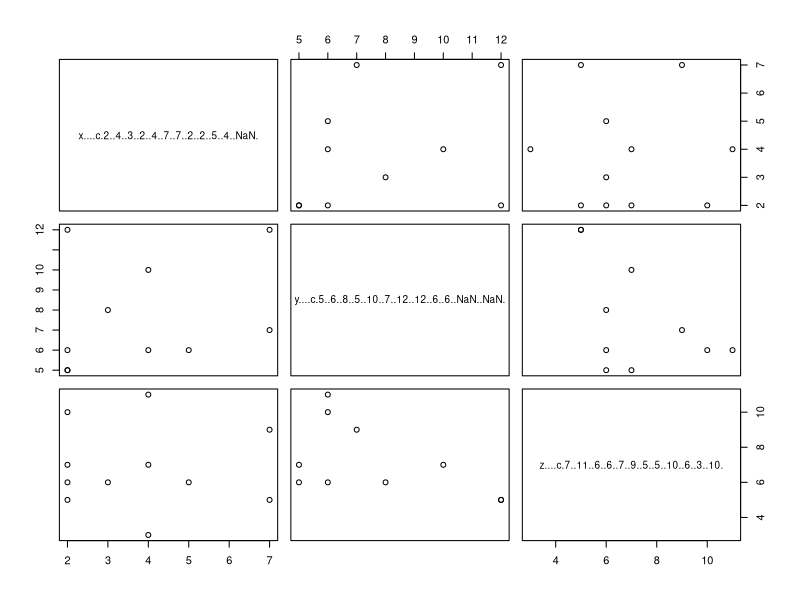
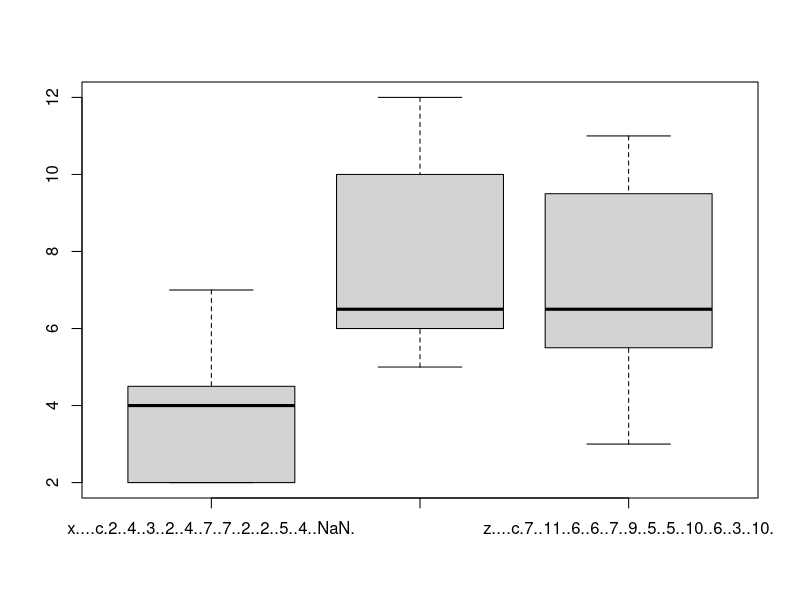
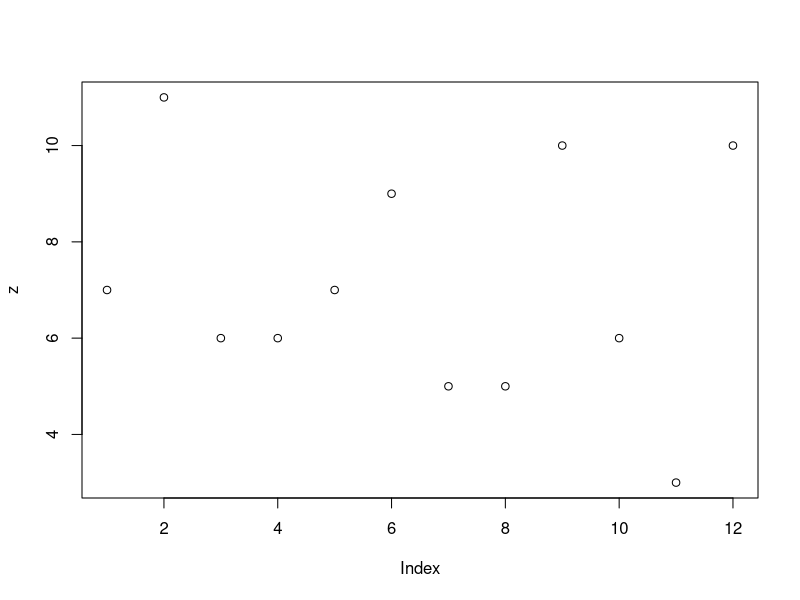

R code for these plots, in order:

p_data <- data.frame(
  x <- c(2,4,3,2,4,7,7,2,2,5,4,3),
  y <- c(5,6,8,5,10,7,12,12,6,6,6,8),
  z <- c(7,11,6,6,7,9,5,5,10,6,3,10)
)
p_data
# Step !: calculate the mean
p_data.mx <- mean(p_data$x)
p_data.mx
p_data.my <- mean(p_data$y)
p_data.my
p_data.mz <- mean(p_data$z)
p_data.mz


# Step 2: Calculate the cov&cor
p_data.v <- cov(p_data)
p_data.v
p_data.r <- cor(p_data)
p_data.r

# Step 3: Using the cor.test to verify the sample's cor and tot's cor
cor.test(~x + y, data = p_data)
cor.test(~x + z, data = p_data)
cor.test(~y + z, data = p_data)



p_data <- data.frame(
  x <- c(2,4,3,2,4,7,7,2,2,5,4,NaN),
  y <- c(5,6,8,5,10,7,12,12,6,6,NaN,NaN),
  z <- c(7,11,6,6,7,9,5,5,10,6,3,10)
)
plot(p_data)
boxplot(p_data)
plot(z)






